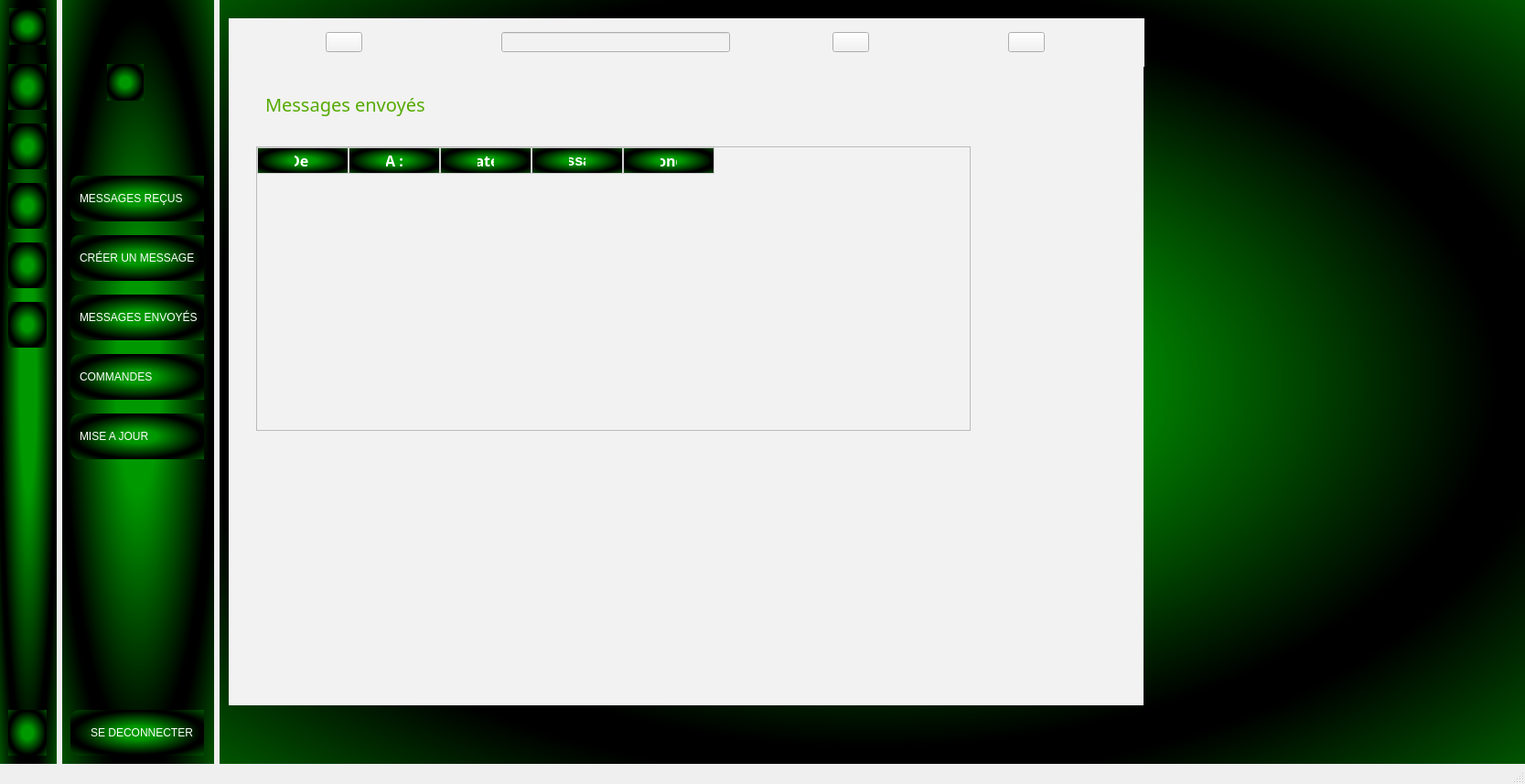
<?xml version="1.0" encoding="UTF-8"?>
<ui version="4.0">
 <class>MainWindow</class>
 <widget class="QMainWindow" name="MainWindow">
  <property name="geometry">
   <rect>
    <x>0</x>
    <y>0</y>
    <width>1667</width>
    <height>857</height>
   </rect>
  </property>
  <property name="windowTitle">
   <string>MainWindow</string>
  </property>
  <widget class="QWidget" name="centralwidget">
   <layout class="QGridLayout" name="gridLayout_3">
    <property name="leftMargin">
     <number>0</number>
    </property>
    <property name="topMargin">
     <number>0</number>
    </property>
    <property name="rightMargin">
     <number>0</number>
    </property>
    <property name="bottomMargin">
     <number>0</number>
    </property>
    <property name="spacing">
     <number>6</number>
    </property>
    <item row="0" column="0">
     <widget class="QWidget" name="icon_sidebar_wgt" native="true">
      <property name="sizePolicy">
       <sizepolicy hsizetype="Fixed" vsizetype="Preferred">
        <horstretch>0</horstretch>
        <verstretch>0</verstretch>
       </sizepolicy>
      </property>
      <property name="styleSheet">
       <string notr="true">QWidget {
  
	background-color: qradialgradient(spread:reflect, cx:0.5, cy:0.5, radius:0.5, fx:0.5, fy:0.5, stop:0.29052 rgba(0, 152, 0, 255), stop:0.957187 rgba(0, 0, 0, 255));
}

QPushButton {
    min-height: 50px;
    max-height: 50px;
text-align:left;
border:none;
padding-left:10px;
color:white;

}
QPushButton:checked{
background-color: black;
color: rgb(13, 114, 17);
}</string>
      </property>
      <layout class="QVBoxLayout" name="verticalLayout_3">
       <property name="rightMargin">
        <number>11</number>
       </property>
       <item>
        <layout class="QHBoxLayout" name="horizontalLayout_3">
         <item>
          <widget class="QLabel" name="label_7">
           <property name="minimumSize">
            <size>
             <width>40</width>
             <height>40</height>
            </size>
           </property>
           <property name="maximumSize">
            <size>
             <width>40</width>
             <height>40</height>
            </size>
           </property>
           <property name="text">
            <string/>
           </property>
           <property name="pixmap">
            <pixmap resource="../pyQt5_prject/ressources.qrc">:/images/new_images/outline_account_circle_black_24dp.png</pixmap>
           </property>
           <property name="scaledContents">
            <bool>true</bool>
           </property>
          </widget>
         </item>
        </layout>
       </item>
       <item>
        <layout class="QVBoxLayout" name="verticalLayout">
         <property name="spacing">
          <number>15</number>
         </property>
         <property name="topMargin">
          <number>15</number>
         </property>
         <item>
          <widget class="QPushButton" name="msg_recus_btn">
           <property name="styleSheet">
            <string notr="true"/>
           </property>
           <property name="text">
            <string/>
           </property>
           <property name="icon">
            <iconset resource="../pyQt5_prject/ressources.qrc">
             <normaloff>:/images/new_images/outline_inbox_white_24dp.png</normaloff>:/images/new_images/outline_inbox_white_24dp.png</iconset>
           </property>
           <property name="checkable">
            <bool>true</bool>
           </property>
           <property name="autoExclusive">
            <bool>true</bool>
           </property>
          </widget>
         </item>
         <item>
          <widget class="QPushButton" name="msg_create_btn">
           <property name="styleSheet">
            <string notr="true">color : white;
text-align:center;</string>
           </property>
           <property name="text">
            <string/>
           </property>
           <property name="icon">
            <iconset resource="../pyQt5_prject/ressources.qrc">
             <normaloff>:/images/new_images/outline_send_white_24dp.png</normaloff>:/images/new_images/outline_send_white_24dp.png</iconset>
           </property>
           <property name="checkable">
            <bool>true</bool>
           </property>
           <property name="autoExclusive">
            <bool>true</bool>
           </property>
          </widget>
         </item>
         <item>
          <widget class="QPushButton" name="msg_sent_btn">
           <property name="styleSheet">
            <string notr="true">color : white;
text-align:center;</string>
           </property>
           <property name="text">
            <string/>
           </property>
           <property name="icon">
            <iconset resource="../pyQt5_prject/ressources.qrc">
             <normaloff>:/images/ui_images/messages_white.png</normaloff>:/images/ui_images/messages_white.png</iconset>
           </property>
           <property name="checkable">
            <bool>true</bool>
           </property>
           <property name="autoExclusive">
            <bool>true</bool>
           </property>
          </widget>
         </item>
         <item>
          <widget class="QPushButton" name="msg_orders_btn">
           <property name="styleSheet">
            <string notr="true">color : white;
text-align:center;</string>
           </property>
           <property name="text">
            <string/>
           </property>
           <property name="icon">
            <iconset resource="../pyQt5_prject/ressources.qrc">
             <normaloff>:/images/new_images/outline_shopping_bag_white_24dp.png</normaloff>:/images/new_images/outline_shopping_bag_white_24dp.png</iconset>
           </property>
           <property name="checkable">
            <bool>true</bool>
           </property>
           <property name="autoExclusive">
            <bool>true</bool>
           </property>
          </widget>
         </item>
         <item>
          <widget class="QPushButton" name="msg_update_btn">
           <property name="styleSheet">
            <string notr="true">color : white;
text-align:center;</string>
           </property>
           <property name="text">
            <string/>
           </property>
           <property name="icon">
            <iconset resource="../pyQt5_prject/ressources.qrc">
             <normaloff>:/images/ui_images/notifications_white.png</normaloff>:/images/ui_images/notifications_white.png</iconset>
           </property>
           <property name="checkable">
            <bool>true</bool>
           </property>
           <property name="autoExclusive">
            <bool>true</bool>
           </property>
          </widget>
         </item>
        </layout>
       </item>
       <item>
        <spacer name="verticalSpacer_2">
         <property name="orientation">
          <enum>Qt::Orientation::Vertical</enum>
         </property>
         <property name="sizeHint" stdset="0">
          <size>
           <width>20</width>
           <height>268</height>
          </size>
         </property>
        </spacer>
       </item>
       <item>
        <widget class="QPushButton" name="msg_sent_btn_11">
         <property name="styleSheet">
          <string notr="true">color : white;
text-align:center;</string>
         </property>
         <property name="text">
          <string/>
         </property>
         <property name="icon">
          <iconset resource="../pyQt5_prject/ressources.qrc">
           <normaloff>:/images/ui_images/log_out_white.png</normaloff>:/images/ui_images/log_out_white.png</iconset>
         </property>
        </widget>
       </item>
      </layout>
     </widget>
    </item>
    <item row="0" column="1">
     <widget class="QWidget" name="icon_sidebar_wgt_2" native="true">
      <property name="sizePolicy">
       <sizepolicy hsizetype="Maximum" vsizetype="Preferred">
        <horstretch>0</horstretch>
        <verstretch>0</verstretch>
       </sizepolicy>
      </property>
      <property name="styleSheet">
       <string notr="true">QWidget {
  
	background-color: qradialgradient(spread:reflect, cx:0.5, cy:0.5, radius:0.5, fx:0.5, fy:0.5, stop:0.29052 rgba(0, 152, 0, 255), stop:0.957187 rgba(0, 0, 0, 255));
}

QPushButton {
    min-height: 50px;
    max-height: 50px;
    text-align: left;
    border: none;
    padding-left: 10px;
    color: white;
    border-top-left-radius: 10px;  /* Correction de &quot;border-top-leftr-radius&quot; */
    border-bottom-left-radius: 10px;  /* Correction de &quot;border-bottom-leftr-radius&quot; */
}

QPushButton:checked {
    background-color: black;
    color: rgb(0, 255, 0);
    font-weight: bold;
}

</string>
      </property>
      <layout class="QGridLayout" name="gridLayout">
       <property name="rightMargin">
        <number>11</number>
       </property>
       <item row="0" column="0">
        <layout class="QHBoxLayout" name="horizontalLayout_4">
         <item>
          <spacer name="horizontalSpacer_3">
           <property name="orientation">
            <enum>Qt::Orientation::Vertical</enum>
           </property>
           <property name="sizeHint" stdset="0">
            <size>
             <width>40</width>
             <height>20</height>
            </size>
           </property>
          </spacer>
         </item>
         <item>
          <widget class="QLabel" name="label_8">
           <property name="minimumSize">
            <size>
             <width>40</width>
             <height>40</height>
            </size>
           </property>
           <property name="maximumSize">
            <size>
             <width>40</width>
             <height>40</height>
            </size>
           </property>
           <property name="text">
            <string/>
           </property>
           <property name="pixmap">
            <pixmap resource="../pyQt5_prject/ressources.qrc">:/images/new_images/outline_account_circle_black_24dp.png</pixmap>
           </property>
           <property name="scaledContents">
            <bool>true</bool>
           </property>
          </widget>
         </item>
         <item>
          <spacer name="horizontalSpacer_4">
           <property name="orientation">
            <enum>Qt::Orientation::Vertical</enum>
           </property>
           <property name="sizeHint" stdset="0">
            <size>
             <width>40</width>
             <height>20</height>
            </size>
           </property>
          </spacer>
         </item>
        </layout>
       </item>
       <item row="1" column="0" colspan="2">
        <layout class="QVBoxLayout" name="verticalLayout_5">
         <property name="spacing">
          <number>15</number>
         </property>
         <property name="topMargin">
          <number>15</number>
         </property>
         <item>
          <widget class="QPushButton" name="big_msg_recus_btn">
           <property name="styleSheet">
            <string notr="true"/>
           </property>
           <property name="text">
            <string>MESSAGES REÇUS     </string>
           </property>
           <property name="icon">
            <iconset resource="../pyQt5_prject/ressources.qrc">
             <normaloff>:/images/new_images/outline_inbox_white_24dp.png</normaloff>:/images/new_images/outline_inbox_white_24dp.png</iconset>
           </property>
           <property name="checkable">
            <bool>true</bool>
           </property>
           <property name="autoExclusive">
            <bool>true</bool>
           </property>
          </widget>
         </item>
         <item>
          <widget class="QPushButton" name="big_msg_create_btn">
           <property name="styleSheet">
            <string notr="true"/>
           </property>
           <property name="text">
            <string>CRÉER UN MESSAGE  </string>
           </property>
           <property name="icon">
            <iconset resource="../pyQt5_prject/ressources.qrc">
             <normaloff>:/images/new_images/outline_send_white_24dp.png</normaloff>:/images/new_images/outline_send_white_24dp.png</iconset>
           </property>
           <property name="checkable">
            <bool>true</bool>
           </property>
           <property name="autoExclusive">
            <bool>true</bool>
           </property>
          </widget>
         </item>
         <item>
          <widget class="QPushButton" name="big_msg_sent_btn">
           <property name="styleSheet">
            <string notr="true"/>
           </property>
           <property name="text">
            <string>MESSAGES ENVOYÉS</string>
           </property>
           <property name="icon">
            <iconset resource="../pyQt5_prject/ressources.qrc">
             <normaloff>:/images/ui_images/messages_white.png</normaloff>:/images/ui_images/messages_white.png</iconset>
           </property>
           <property name="checkable">
            <bool>true</bool>
           </property>
           <property name="autoExclusive">
            <bool>true</bool>
           </property>
          </widget>
         </item>
         <item>
          <widget class="QPushButton" name="big_msg_orders_btn">
           <property name="styleSheet">
            <string notr="true"/>
           </property>
           <property name="text">
            <string>COMMANDES</string>
           </property>
           <property name="icon">
            <iconset resource="../pyQt5_prject/ressources.qrc">
             <normaloff>:/images/new_images/outline_shopping_bag_white_24dp.png</normaloff>:/images/new_images/outline_shopping_bag_white_24dp.png</iconset>
           </property>
           <property name="checkable">
            <bool>true</bool>
           </property>
           <property name="autoExclusive">
            <bool>true</bool>
           </property>
          </widget>
         </item>
         <item>
          <widget class="QPushButton" name="big_msg_update_btn">
           <property name="styleSheet">
            <string notr="true"/>
           </property>
           <property name="text">
            <string>MISE A JOUR</string>
           </property>
           <property name="icon">
            <iconset resource="../pyQt5_prject/ressources.qrc">
             <normaloff>:/images/ui_images/notifications_white.png</normaloff>:/images/ui_images/notifications_white.png</iconset>
           </property>
           <property name="checkable">
            <bool>true</bool>
           </property>
           <property name="autoExclusive">
            <bool>true</bool>
           </property>
          </widget>
         </item>
        </layout>
       </item>
       <item row="3" column="0" colspan="2">
        <widget class="QPushButton" name="msg_sent_btn_16">
         <property name="styleSheet">
          <string notr="true">color : white;
text-align:center;</string>
         </property>
         <property name="text">
          <string>SE DECONNECTER</string>
         </property>
         <property name="icon">
          <iconset resource="../pyQt5_prject/ressources.qrc">
           <normaloff>:/images/ui_images/log_out_white.png</normaloff>:/images/ui_images/log_out_white.png</iconset>
         </property>
        </widget>
       </item>
       <item row="2" column="1">
        <spacer name="verticalSpacer_3">
         <property name="orientation">
          <enum>Qt::Orientation::Vertical</enum>
         </property>
         <property name="sizeHint" stdset="0">
          <size>
           <width>20</width>
           <height>268</height>
          </size>
         </property>
        </spacer>
       </item>
      </layout>
     </widget>
    </item>
    <item row="0" column="2">
     <widget class="QWidget" name="main_screen_wdt" native="true">
      <property name="sizePolicy">
       <sizepolicy hsizetype="Expanding" vsizetype="Preferred">
        <horstretch>0</horstretch>
        <verstretch>0</verstretch>
       </sizepolicy>
      </property>
      <property name="styleSheet">
       <string notr="true">QWidget {
  
	background-color: qradialgradient(spread:reflect, cx:0.5, cy:0.5, radius:0.5, fx:0.5, fy:0.5, stop:0.29052 rgba(0, 152, 0, 255), stop:0.957187 rgba(0, 0, 0, 255));
color:black
}</string>
      </property>
      <widget class="QWidget" name="header" native="true">
       <property name="geometry">
        <rect>
         <x>10</x>
         <y>20</y>
         <width>1001</width>
         <height>53</height>
        </rect>
       </property>
       <property name="styleSheet">
        <string notr="true">background-color: #F2F2F2;</string>
       </property>
       <layout class="QVBoxLayout" name="verticalLayout_2">
        <item>
         <layout class="QHBoxLayout" name="horizontalLayout_2">
          <item>
           <widget class="QPushButton" name="menu_btn">
            <property name="sizePolicy">
             <sizepolicy hsizetype="Maximum" vsizetype="Fixed">
              <horstretch>0</horstretch>
              <verstretch>0</verstretch>
             </sizepolicy>
            </property>
            <property name="minimumSize">
             <size>
              <width>40</width>
              <height>0</height>
             </size>
            </property>
            <property name="maximumSize">
             <size>
              <width>40</width>
              <height>16777215</height>
             </size>
            </property>
            <property name="text">
             <string/>
            </property>
            <property name="icon">
             <iconset resource="../pyQt5_prject/ressources.qrc">
              <normaloff>:/images/ui_images/menu.png</normaloff>:/images/ui_images/menu.png</iconset>
            </property>
            <property name="checkable">
             <bool>true</bool>
            </property>
            <property name="autoExclusive">
             <bool>true</bool>
            </property>
           </widget>
          </item>
          <item>
           <spacer name="horizontalSpacer">
            <property name="orientation">
             <enum>Qt::Orientation::Vertical</enum>
            </property>
            <property name="sizeHint" stdset="0">
             <size>
              <width>40</width>
              <height>20</height>
             </size>
            </property>
           </spacer>
          </item>
          <item>
           <widget class="QLineEdit" name="search_lineEdit">
            <property name="minimumSize">
             <size>
              <width>250</width>
              <height>0</height>
             </size>
            </property>
            <property name="maximumSize">
             <size>
              <width>250</width>
              <height>16777215</height>
             </size>
            </property>
           </widget>
          </item>
          <item>
           <widget class="QPushButton" name="search_btn">
            <property name="minimumSize">
             <size>
              <width>40</width>
              <height>0</height>
             </size>
            </property>
            <property name="maximumSize">
             <size>
              <width>40</width>
              <height>16777215</height>
             </size>
            </property>
            <property name="text">
             <string/>
            </property>
            <property name="icon">
             <iconset resource="../pyQt5_prject/ressources.qrc">
              <normaloff>:/images/ui_images/search.png</normaloff>:/images/ui_images/search.png</iconset>
            </property>
           </widget>
          </item>
          <item>
           <spacer name="horizontalSpacer_2">
            <property name="orientation">
             <enum>Qt::Orientation::Vertical</enum>
            </property>
            <property name="sizeHint" stdset="0">
             <size>
              <width>40</width>
              <height>20</height>
             </size>
            </property>
           </spacer>
          </item>
          <item>
           <widget class="QPushButton" name="pushButton_16">
            <property name="minimumSize">
             <size>
              <width>40</width>
              <height>0</height>
             </size>
            </property>
            <property name="maximumSize">
             <size>
              <width>40</width>
              <height>16777215</height>
             </size>
            </property>
            <property name="text">
             <string/>
            </property>
            <property name="icon">
             <iconset resource="../pyQt5_prject/ressources.qrc">
              <normaloff>:/images/ui_images/image.png</normaloff>:/images/ui_images/image.png</iconset>
            </property>
           </widget>
          </item>
         </layout>
        </item>
       </layout>
      </widget>
      <widget class="QStackedWidget" name="stackedWidget">
       <property name="geometry">
        <rect>
         <x>10</x>
         <y>70</y>
         <width>1000</width>
         <height>701</height>
        </rect>
       </property>
       <property name="maximumSize">
        <size>
         <width>1000</width>
         <height>16777215</height>
        </size>
       </property>
       <property name="styleSheet">
        <string notr="true">
background-color: #F2F2F2;
color:black;


</string>
       </property>
       <property name="currentIndex">
        <number>2</number>
       </property>
       <widget class="QWidget" name="ms_recus_page">
        <widget class="QLabel" name="label_2">
         <property name="geometry">
          <rect>
           <x>30</x>
           <y>10</y>
           <width>211</width>
           <height>67</height>
          </rect>
         </property>
         <property name="font">
          <font>
           <family>Malgun Gothic</family>
           <pointsize>15</pointsize>
           <italic>false</italic>
           <bold>false</bold>
           <underline>false</underline>
           <kerning>true</kerning>
          </font>
         </property>
         <property name="styleSheet">
          <string notr="true">color: rgb(85, 170, 0);</string>
         </property>
         <property name="text">
          <string>Messages recus</string>
         </property>
        </widget>
        <widget class="QListWidget" name="listWidget">
         <property name="geometry">
          <rect>
           <x>30</x>
           <y>70</y>
           <width>821</width>
           <height>192</height>
          </rect>
         </property>
        </widget>
       </widget>
       <widget class="QWidget" name="create_msg_page">
        <widget class="QLabel" name="label_3">
         <property name="geometry">
          <rect>
           <x>20</x>
           <y>20</y>
           <width>211</width>
           <height>67</height>
          </rect>
         </property>
         <property name="font">
          <font>
           <family>Malgun Gothic</family>
           <pointsize>15</pointsize>
           <italic>false</italic>
           <bold>false</bold>
           <underline>false</underline>
           <kerning>true</kerning>
          </font>
         </property>
         <property name="styleSheet">
          <string notr="true">color: rgb(85, 170, 0);</string>
         </property>
         <property name="text">
          <string>Envoyer message</string>
         </property>
        </widget>
        <widget class="QWidget" name="layoutWidget">
         <property name="geometry">
          <rect>
           <x>30</x>
           <y>110</y>
           <width>861</width>
           <height>381</height>
          </rect>
         </property>
         <layout class="QVBoxLayout" name="verticalLayout_4">
          <item>
           <widget class="QWidget" name="widget" native="true">
            <layout class="QFormLayout" name="formLayout">
             <property name="horizontalSpacing">
              <number>1</number>
             </property>
             <property name="verticalSpacing">
              <number>1</number>
             </property>
             <item row="0" column="0">
              <widget class="QLabel" name="receiver_mail_le">
               <property name="font">
                <font>
                 <family>Microsoft Tai Le</family>
                 <pointsize>12</pointsize>
                 <italic>false</italic>
                 <underline>false</underline>
                 <kerning>true</kerning>
                 <fontweight></fontweight>
                </font>
               </property>
               <property name="styleSheet">
                <string notr="true">font: 75 12pt &quot;Microsoft Tai Le&quot;;</string>
               </property>
               <property name="text">
                <string>To :</string>
               </property>
               <property name="scaledContents">
                <bool>false</bool>
               </property>
               <property name="margin">
                <number>10</number>
               </property>
              </widget>
             </item>
             <item row="0" column="1">
              <widget class="QLineEdit" name="lineEdit">
               <property name="minimumSize">
                <size>
                 <width>0</width>
                 <height>40</height>
                </size>
               </property>
               <property name="maximumSize">
                <size>
                 <width>750</width>
                 <height>40</height>
                </size>
               </property>
               <property name="text">
                <string>zzz</string>
               </property>
              </widget>
             </item>
            </layout>
           </widget>
          </item>
          <item>
           <widget class="QTextEdit" name="msg_content_txEdit"/>
          </item>
          <item>
           <widget class="QPushButton" name="send_masg_btn">
            <property name="styleSheet">
             <string notr="true">QPushButton {
	background-color: qradialgradient(spread:reflect, cx:0.5, cy:0.5, radius:0.5, fx:0.5, fy:0.5, stop:0.29052 rgba(0, 152, 0, 255), stop:0.957187 rgba(0, 0, 0, 255));
    min-height: 50px;
    max-height: 50px;
    text-align: center;
    font-size: 30px;
    border: 2px solid black; /* Ajout de 'solid black' pour spécifier le style et la couleur de la bordure */
    color: black;
    border-top-left-radius: 10px;
    border-bottom-left-radius: 10px;
}


QPushButton:hover {
    background-color: black;
    color: rgb(0, 255, 0);
    font-weight: bold;
}

</string>
            </property>
            <property name="text">
             <string>Envoyer</string>
            </property>
           </widget>
          </item>
         </layout>
        </widget>
       </widget>
       <widget class="QWidget" name="sent_msg_page">
        <widget class="QLabel" name="label_4">
         <property name="geometry">
          <rect>
           <x>40</x>
           <y>10</y>
           <width>211</width>
           <height>67</height>
          </rect>
         </property>
         <property name="font">
          <font>
           <family>Malgun Gothic</family>
           <pointsize>15</pointsize>
           <italic>false</italic>
           <bold>false</bold>
           <underline>false</underline>
           <kerning>true</kerning>
          </font>
         </property>
         <property name="styleSheet">
          <string notr="true">color: rgb(85, 170, 0);</string>
         </property>
         <property name="text">
          <string>Messages envoyés</string>
         </property>
        </widget>
        <widget class="QTableWidget" name="tableWidget_2">
         <property name="geometry">
          <rect>
           <x>30</x>
           <y>90</y>
           <width>781</width>
           <height>311</height>
          </rect>
         </property>
         <property name="styleSheet">
          <string notr="true">QHeaderView::section {
	background-color: qradialgradient(spread:reflect, cx:0.5, cy:0.5, radius:0.5, fx:0.5, fy:0.5, stop:0.29052 rgba(0, 152, 0, 255), stop:0.957187 rgba(0, 0, 0, 255));
    padding-left: 40px; /* Ajuster selon le besoin pour pousser le texte à gauche */
padding-right: 40px; /* Ajuster selon le besoin pour pousser le texte à gauche */
    border: 1px solid #d0d0d0;
text-align:left;
color:white;
}
</string>
         </property>
         <property name="verticalScrollBarPolicy">
          <enum>Qt::ScrollBarPolicy::ScrollBarAsNeeded</enum>
         </property>
         <column>
          <property name="text">
           <string>De :</string>
          </property>
          <property name="font">
           <font>
            <family>Microsoft New Tai Lue</family>
            <pointsize>12</pointsize>
            <bold>true</bold>
           </font>
          </property>
          <property name="icon">
           <iconset resource="../pyQt5_prject/ressources.qrc">
            <normaloff>:/images/ui_images/image.png</normaloff>:/images/ui_images/image.png</iconset>
          </property>
         </column>
         <column>
          <property name="text">
           <string>A :</string>
          </property>
          <property name="font">
           <font>
            <family>Microsoft New Tai Lue</family>
            <pointsize>12</pointsize>
            <bold>true</bold>
           </font>
          </property>
          <property name="icon">
           <iconset resource="../pyQt5_prject/ressources.qrc">
            <normaloff>:/images/new_images/outline_account_circle_black_24dp.png</normaloff>:/images/new_images/outline_account_circle_black_24dp.png</iconset>
          </property>
         </column>
         <column>
          <property name="text">
           <string>Date :</string>
          </property>
          <property name="font">
           <font>
            <family>Microsoft New Tai Lue</family>
            <pointsize>12</pointsize>
            <bold>true</bold>
           </font>
          </property>
          <property name="icon">
           <iconset resource="../pyQt5_prject/ressources.qrc">
            <normaloff>:/images/new_images/outline_inbox_black_24dp.png</normaloff>:/images/new_images/outline_inbox_black_24dp.png</iconset>
          </property>
         </column>
         <column>
          <property name="text">
           <string>Message</string>
          </property>
          <property name="font">
           <font>
            <pointsize>12</pointsize>
            <bold>true</bold>
           </font>
          </property>
          <property name="icon">
           <iconset resource="../pyQt5_prject/ressources.qrc">
            <normaloff>:/images/new_images/outline_shopping_bag_black_24dp.png</normaloff>:/images/new_images/outline_shopping_bag_black_24dp.png</iconset>
          </property>
         </column>
         <column>
          <property name="text">
           <string>Répondre :</string>
          </property>
          <property name="font">
           <font>
            <family>Microsoft New Tai Lue</family>
            <pointsize>12</pointsize>
            <bold>true</bold>
           </font>
          </property>
          <property name="icon">
           <iconset resource="../pyQt5_prject/ressources.qrc">
            <normaloff>:/images/new_images/outline_send_black_24dp.png</normaloff>:/images/new_images/outline_send_black_24dp.png</iconset>
          </property>
         </column>
        </widget>
       </widget>
       <widget class="QWidget" name="orders_page">
        <widget class="QLabel" name="label_5">
         <property name="geometry">
          <rect>
           <x>30</x>
           <y>10</y>
           <width>251</width>
           <height>67</height>
          </rect>
         </property>
         <property name="font">
          <font>
           <family>Malgun Gothic</family>
           <pointsize>15</pointsize>
           <italic>false</italic>
           <bold>false</bold>
           <underline>false</underline>
           <kerning>true</kerning>
          </font>
         </property>
         <property name="styleSheet">
          <string notr="true">color: rgb(85, 170, 0);</string>
         </property>
         <property name="text">
          <string>Articles commandés</string>
         </property>
        </widget>
       </widget>
       <widget class="QWidget" name="page_5">
        <widget class="QLabel" name="label_6">
         <property name="geometry">
          <rect>
           <x>30</x>
           <y>10</y>
           <width>411</width>
           <height>67</height>
          </rect>
         </property>
         <property name="font">
          <font>
           <family>Malgun Gothic</family>
           <pointsize>15</pointsize>
           <italic>false</italic>
           <bold>false</bold>
           <underline>false</underline>
           <kerning>true</kerning>
          </font>
         </property>
         <property name="styleSheet">
          <string notr="true">color: rgb(85, 170, 0);</string>
         </property>
         <property name="text">
          <string>Changer le status de la commande</string>
         </property>
        </widget>
       </widget>
      </widget>
     </widget>
    </item>
   </layout>
  </widget>
  <widget class="QStatusBar" name="statusbar"/>
 </widget>
 <resources>
  <include location="../pyQt5_prject/ressources.qrc"/>
  <include location="ressources.qrc"/>
 </resources>
 <connections>
  <connection>
   <sender>menu_btn</sender>
   <signal>toggled(bool)</signal>
   <receiver>icon_sidebar_wgt</receiver>
   <slot>setHidden(bool)</slot>
   <hints>
    <hint type="sourcelabel">
     <x>287</x>
     <y>86</y>
    </hint>
    <hint type="destinationlabel">
     <x>43</x>
     <y>456</y>
    </hint>
   </hints>
  </connection>
  <connection>
   <sender>menu_btn</sender>
   <signal>toggled(bool)</signal>
   <receiver>icon_sidebar_wgt_2</receiver>
   <slot>setVisible(bool)</slot>
   <hints>
    <hint type="sourcelabel">
     <x>302</x>
     <y>86</y>
    </hint>
    <hint type="destinationlabel">
     <x>254</x>
     <y>601</y>
    </hint>
   </hints>
  </connection>
  <connection>
   <sender>msg_update_btn</sender>
   <signal>toggled(bool)</signal>
   <receiver>big_msg_update_btn</receiver>
   <slot>setChecked(bool)</slot>
   <hints>
    <hint type="sourcelabel">
     <x>50</x>
     <y>382</y>
    </hint>
    <hint type="destinationlabel">
     <x>126</x>
     <y>384</y>
    </hint>
   </hints>
  </connection>
  <connection>
   <sender>msg_orders_btn</sender>
   <signal>toggled(bool)</signal>
   <receiver>big_msg_orders_btn</receiver>
   <slot>setChecked(bool)</slot>
   <hints>
    <hint type="sourcelabel">
     <x>33</x>
     <y>319</y>
    </hint>
    <hint type="destinationlabel">
     <x>115</x>
     <y>323</y>
    </hint>
   </hints>
  </connection>
  <connection>
   <sender>msg_sent_btn</sender>
   <signal>toggled(bool)</signal>
   <receiver>big_msg_sent_btn</receiver>
   <slot>setChecked(bool)</slot>
   <hints>
    <hint type="sourcelabel">
     <x>47</x>
     <y>251</y>
    </hint>
    <hint type="destinationlabel">
     <x>86</x>
     <y>255</y>
    </hint>
   </hints>
  </connection>
  <connection>
   <sender>msg_create_btn</sender>
   <signal>toggled(bool)</signal>
   <receiver>big_msg_create_btn</receiver>
   <slot>setChecked(bool)</slot>
   <hints>
    <hint type="sourcelabel">
     <x>44</x>
     <y>186</y>
    </hint>
    <hint type="destinationlabel">
     <x>117</x>
     <y>185</y>
    </hint>
   </hints>
  </connection>
  <connection>
   <sender>msg_recus_btn</sender>
   <signal>toggled(bool)</signal>
   <receiver>big_msg_recus_btn</receiver>
   <slot>setChecked(bool)</slot>
   <hints>
    <hint type="sourcelabel">
     <x>38</x>
     <y>127</y>
    </hint>
    <hint type="destinationlabel">
     <x>82</x>
     <y>129</y>
    </hint>
   </hints>
  </connection>
  <connection>
   <sender>big_msg_update_btn</sender>
   <signal>toggled(bool)</signal>
   <receiver>msg_update_btn</receiver>
   <slot>setChecked(bool)</slot>
   <hints>
    <hint type="sourcelabel">
     <x>84</x>
     <y>395</y>
    </hint>
    <hint type="destinationlabel">
     <x>38</x>
     <y>399</y>
    </hint>
   </hints>
  </connection>
  <connection>
   <sender>big_msg_orders_btn</sender>
   <signal>toggled(bool)</signal>
   <receiver>msg_orders_btn</receiver>
   <slot>setChecked(bool)</slot>
   <hints>
    <hint type="sourcelabel">
     <x>90</x>
     <y>308</y>
    </hint>
    <hint type="destinationlabel">
     <x>35</x>
     <y>308</y>
    </hint>
   </hints>
  </connection>
  <connection>
   <sender>big_msg_sent_btn</sender>
   <signal>toggled(bool)</signal>
   <receiver>msg_sent_btn</receiver>
   <slot>setChecked(bool)</slot>
   <hints>
    <hint type="sourcelabel">
     <x>87</x>
     <y>243</y>
    </hint>
    <hint type="destinationlabel">
     <x>30</x>
     <y>245</y>
    </hint>
   </hints>
  </connection>
  <connection>
   <sender>big_msg_create_btn</sender>
   <signal>toggled(bool)</signal>
   <receiver>msg_create_btn</receiver>
   <slot>setChecked(bool)</slot>
   <hints>
    <hint type="sourcelabel">
     <x>90</x>
     <y>201</y>
    </hint>
    <hint type="destinationlabel">
     <x>47</x>
     <y>204</y>
    </hint>
   </hints>
  </connection>
  <connection>
   <sender>big_msg_recus_btn</sender>
   <signal>toggled(bool)</signal>
   <receiver>msg_recus_btn</receiver>
   <slot>setChecked(bool)</slot>
   <hints>
    <hint type="sourcelabel">
     <x>88</x>
     <y>112</y>
    </hint>
    <hint type="destinationlabel">
     <x>48</x>
     <y>113</y>
    </hint>
   </hints>
  </connection>
  <connection>
   <sender>msg_sent_btn_11</sender>
   <signal>toggled(bool)</signal>
   <receiver>MainWindow</receiver>
   <slot>close()</slot>
   <hints>
    <hint type="sourcelabel">
     <x>25</x>
     <y>795</y>
    </hint>
    <hint type="destinationlabel">
     <x>45</x>
     <y>859</y>
    </hint>
   </hints>
  </connection>
  <connection>
   <sender>msg_sent_btn_16</sender>
   <signal>toggled(bool)</signal>
   <receiver>statusbar</receiver>
   <slot>close()</slot>
   <hints>
    <hint type="sourcelabel">
     <x>178</x>
     <y>781</y>
    </hint>
    <hint type="destinationlabel">
     <x>176</x>
     <y>845</y>
    </hint>
   </hints>
  </connection>
 </connections>
</ui>
